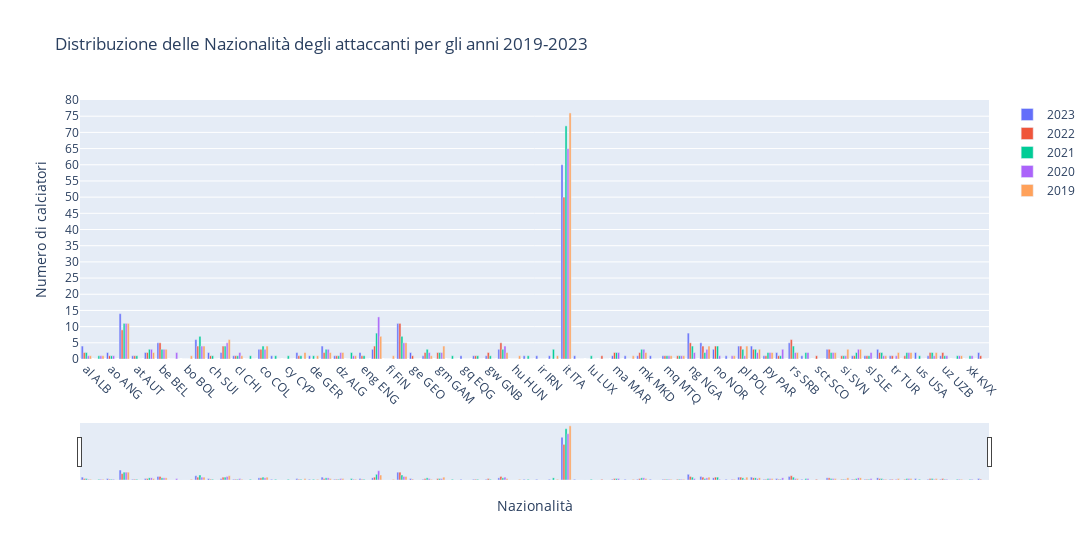

Here is the notebook cell this chart was saved with:
### Markdown cell above
Passiamo ora all'analisi delle nazionalità. Vediamo quali sono le nazionalità più presenti in Serie A utilizzando il concept precedente, in modo da avere un confronto diretto anno per anno.

### Code cell
# Lettura dei dati e conteggio delle nazionalità per ciascun anno
all_counts = {}
for file in files:
    data = pd.read_excel(file)
    year = year_mapping[file]
    nazionalita_counts = data['Nation'].value_counts()
    all_counts[year] = nazionalita_counts

# Unione dei dati in un DataFrame
df_counts = pd.DataFrame(all_counts).fillna(0)

# Creazione di un grafico a barre
fig = go.Figure()

for year in df_counts.columns:
    fig.add_trace(go.Bar( x=df_counts.index, y=df_counts[year], name=str(year)))

# Barra di scorrimento così da favorire la visualizzazione
fig.update_layout(
    title="Distribuzione delle Nazionalità degli attaccanti per gli anni 2019-2023",
        xaxis=dict(title="Nazionalità", tickangle=45, automargin=True,rangeslider=dict(visible=True) ),   
    
        yaxis=dict( title="Numero di calciatori", tick0=0, dtick=5),
    barmode='group',      
    width=2000            
)

fig.show()

### Figure 1 — Plotly figure (JSON) as saved in the notebook; plotly's stock layout.template omitted (floating-point values rounded to 4 significant figures)
{"data": [{"name": "2023", "type": "bar", "x": ["al ALB", "am ARM", "ao ANG", "ar ARG", "at AUT", "ba BIH", "be BEL", "bg BUL", "bo BOL", "br BRA", "ch SUI", "ci CIV", "cl CHI", "cm CMR", "co COL", "cv CPV", "cy CYP", "cz CZE", "de GER", "dk DEN", "dz ALG", "ec ECU", "eng ENG", "es ESP", "fi FIN", "fr FRA", "ge GEO", "gh GHA", "gm GAM", "gn GUI", "gq EQG", "gr GRE", "gw GNB", "hr CRO", "hu HUN", "il ISR", "ir IRN", "is ISL", "it ITA", "jm JAM", "lu LUX", "lv LVA", "ma MAR", "me MNE", "mk MKD", "ml MLI", "mq MTQ", "mx MEX", "ng NGA", "nl NED", "no NOR", "pe PER", "pl POL", "pt POR", "py PAR", "ro ROU", "rs SRB", "ru RUS", "sct SCO", "se SWE", "si SVN", "sk SVK", "sl SLE", "sn SEN", "tr TUR", "ua UKR", "us USA", "uy URU", "uz UZB", "ve VEN", "xk KVX", "zm ZAM"], "y": [4, 0, 2, 14, 1, 2, 5, 0, 0, 6, 2, 2, 1, 0, 3, 1, 0, 2, 1, 4, 1, 0, 2, 3, 0, 11, 2, 1, 0, 0, 1, 1, 1, 3, 0, 1, 1, 1, 60, 1, 0, 0, 1, 1, 1, 1, 1, 0, 8, 5, 3, 1, 4, 4, 1, 2, 5, 1, 0, 3, 0, 1, 1, 3, 1, 0, 2, 1, 1, 0, 0, 2]}, {"name": "2022", "type": "bar", "x": ["al ALB", "am ARM", "ao ANG", "ar ARG", "at AUT", "ba BIH", "be BEL", "bg BUL", "bo BOL", "br BRA", "ch SUI", "ci CIV", "cl CHI", "cm CMR", "co COL", "cv CPV", "cy CYP", "cz CZE", "de GER", "dk DEN", "dz ALG", "ec ECU", "eng ENG", "es ESP", "fi FIN", "fr FRA", "ge GEO", "gh GHA", "gm GAM", "gn GUI", "gq EQG", "gr GRE", "gw GNB", "hr CRO", "hu HUN", "il ISR", "ir IRN", "is ISL", "it ITA", "jm JAM", "lu LUX", "lv LVA", "ma MAR", "me MNE", "mk MKD", "ml MLI", "mq MTQ", "mx MEX", "ng NGA", "nl NED", "no NOR", "pe PER", "pl POL", "pt POR", "py PAR", "ro ROU", "rs SRB", "ru RUS", "sct SCO", "se SWE", "si SVN", "sk SVK", "sl SLE", "sn SEN", "tr TUR", "ua UKR", "us USA", "uy URU", "uz UZB", "ve VEN", "xk KVX", "zm ZAM"], "y": [2, 0, 1, 9, 1, 2, 5, 0, 0, 4, 1, 4, 1, 0, 3, 0, 0, 1, 0, 2, 1, 0, 1, 4, 0, 11, 1, 2, 2, 0, 0, 1, 2, 5, 0, 0, 0, 0, 50, 0, 0, 1, 2, 0, 2, 0, 1, 1, 5, 4, 4, 0, 4, 3, 1, 1, 6, 0, 1, 3, 1, 1, 1, 2, 1, 1, 0, 2, 2, 0, 0, 1]}, {"name": "2021", "type": "bar", "x": ["al ALB", "am ARM", "ao ANG", "ar ARG", "at AUT", "ba BIH", "be BEL", "bg BUL", "bo BOL", "br BRA", "ch SUI", "ci CIV", "cl CHI", "cm CMR", "co COL", "cv CPV", "cy CYP", "cz CZE", "de GER", "dk DEN", "dz ALG", "ec ECU", "eng ENG", "es ESP", "fi FIN", "fr FRA", "ge GEO", "gh GHA", "gm GAM", "gn GUI", "gq EQG", "gr GRE", "gw GNB", "hr CRO", "hu HUN", "il ISR", "ir IRN", "is ISL", "it ITA", "jm JAM", "lu LUX", "lv LVA", "ma MAR", "me MNE", "mk MKD", "ml MLI", "mq MTQ", "mx MEX", "ng NGA", "nl NED", "no NOR", "pe PER", "pl POL", "pt POR", "py PAR", "ro ROU", "rs SRB", "ru RUS", "sct SCO", "se SWE", "si SVN", "sk SVK", "sl SLE", "sn SEN", "tr TUR", "ua UKR", "us USA", "uy URU", "uz UZB", "ve VEN", "xk KVX", "zm ZAM"], "y": [2, 1, 1, 11, 1, 3, 3, 0, 0, 7, 1, 4, 1, 1, 4, 1, 1, 1, 1, 3, 1, 2, 1, 8, 0, 7, 0, 3, 2, 1, 0, 1, 1, 3, 0, 1, 0, 3, 72, 0, 1, 0, 2, 0, 3, 0, 1, 1, 4, 2, 4, 0, 3, 3, 2, 1, 4, 2, 0, 2, 1, 2, 1, 2, 0, 2, 1, 2, 1, 1, 1, 0]}, {"name": "2020", "type": "bar", "x": ["al ALB", "am ARM", "ao ANG", "ar ARG", "at AUT", "ba BIH", "be BEL", "bg BUL", "bo BOL", "br BRA", "ch SUI", "ci CIV", "cl CHI", "cm CMR", "co COL", "cv CPV", "cy CYP", "cz CZE", "de GER", "dk DEN", "dz ALG", "ec ECU", "eng ENG", "es ESP", "fi FIN", "fr FRA", "ge GEO", "gh GHA", "gm GAM", "gn GUI", "gq EQG", "gr GRE", "gw GNB", "hr CRO", "hu HUN", "il ISR", "ir IRN", "is ISL", "it ITA", "jm JAM", "lu LUX", "lv LVA", "ma MAR", "me MNE", "mk MKD", "ml MLI", "mq MTQ", "mx MEX", "ng NGA", "nl NED", "no NOR", "pe PER", "pl POL", "pt POR", "py PAR", "ro ROU", "rs SRB", "ru RUS", "sct SCO", "se SWE", "si SVN", "sk SVK", "sl SLE", "sn SEN", "tr TUR", "ua UKR", "us USA", "uy URU", "uz UZB", "ve VEN", "xk KVX", "zm ZAM"], "y": [1, 1, 1, 11, 0, 3, 3, 2, 0, 4, 0, 5, 2, 0, 3, 0, 0, 0, 0, 3, 2, 1, 0, 13, 0, 5, 0, 2, 2, 0, 0, 0, 0, 4, 0, 0, 0, 0, 65, 0, 0, 0, 2, 0, 3, 0, 1, 1, 2, 3, 1, 1, 1, 2, 2, 3, 2, 2, 0, 2, 1, 3, 2, 1, 1, 2, 0, 1, 1, 1, 1, 0]}, {"name": "2019", "type": "bar", "x": ["al ALB", "am ARM", "ao ANG", "ar ARG", "at AUT", "ba BIH", "be BEL", "bg BUL", "bo BOL", "br BRA", "ch SUI", "ci CIV", "cl CHI", "cm CMR", "co COL", "cv CPV", "cy CYP", "cz CZE", "de GER", "dk DEN", "dz ALG", "ec ECU", "eng ENG", "es ESP", "fi FIN", "fr FRA", "ge GEO", "gh GHA", "gm GAM", "gn GUI", "gq EQG", "gr GRE", "gw GNB", "hr CRO", "hu HUN", "il ISR", "ir IRN", "is ISL", "it ITA", "jm JAM", "lu LUX", "lv LVA", "ma MAR", "me MNE", "mk MKD", "ml MLI", "mq MTQ", "mx MEX", "ng NGA", "nl NED", "no NOR", "pe PER", "pl POL", "pt POR", "py PAR", "ro ROU", "rs SRB", "ru RUS", "sct SCO", "se SWE", "si SVN", "sk SVK", "sl SLE", "sn SEN", "tr TUR", "ua UKR", "us USA", "uy URU", "uz UZB", "ve VEN", "xk KVX", "zm ZAM"], "y": [1, 1, 0, 11, 0, 2, 3, 0, 1, 4, 0, 6, 1, 0, 4, 0, 0, 2, 1, 2, 2, 1, 0, 7, 1, 5, 0, 1, 4, 0, 0, 0, 0, 2, 1, 0, 0, 1, 76, 0, 0, 0, 0, 1, 2, 0, 1, 1, 0, 4, 0, 1, 4, 3, 2, 0, 2, 0, 0, 2, 3, 3, 0, 1, 2, 2, 0, 2, 0, 1, 0, 0]}], "layout": {"barmode": "group", "title": {"text": "Distribuzione delle Nazionalità degli attaccanti per gli anni 2019-2023"}, "width": 2000, "xaxis": {"automargin": true, "rangeslider": {"visible": true}, "tickangle": 45, "title": {"text": "Nazionalità"}}, "yaxis": {"dtick": 5, "tick0": 0, "title": {"text": "Numero di calciatori"}}}}
